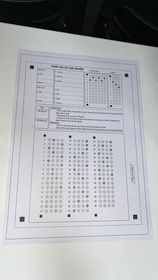
#> input picture 344531318_233703205942084_2228975815228740013_n.jpg, 158 x 280 px
$ python -i testCrop.py   (imports and definitions only)
#> lines starting #> are read from the running program, lines starting #| are printed output that depends on the picture; after the words box and inside, x2 and y2 are one past the last pixel; in counts of white or black regions, pixels touching at a corner belong together
#> further down, picture is the input picture: shape (280, 158, 3); mean B, G, R 176.9, 173.6, 171.2
### utils.py
import cv2
import numpy as np
import math
from constants import *
import imutils
from imutils.perspective import four_point_transform
SIMILAR_RATE = 0.002
# [43 lines left out: function stackImages, not called in this run]


def rectContour(contours, areaFilter=0, approxPoly=0.01):
    rectCon = []

    for contour in contours:
        area = cv2.contourArea(contour)
        # print("Area ", area)

        # Filter by area
        if area > areaFilter:
            peri = cv2.arcLength(contour, True)
            approx = cv2.approxPolyDP(contour, approxPoly * peri, True)

            if len(approx) == 4:
                # [7 lines of commented-out code are left out]
                rectCon.append(contour)

    # Sort descending rectangle contours by area
    rectCon = sorted(rectCon, key=cv2.contourArea, reverse=True)

    uniqueRectCon = []
    uniqueRectCon.append(rectCon[0])
    for i in range(1, len(rectCon)):
        if cv2.contourArea(rectCon[i]) / cv2.contourArea(rectCon[i - 1]) > 1.05 or cv2.contourArea(rectCon[i]) / cv2.contourArea(rectCon[i - 1]) < 0.95:
            uniqueRectCon.append(rectCon[i])

    return uniqueRectCon

# [146 lines left out: functions getCornerPoints, reorder, numberDetection, extractAnswerColumns, getAnswerSheetInfo, getBubbles and 1 more, not called in this run]

### testCrop.py
import cv2
import math
from process import *

def getAnswerSheetInfo(answerSheetImage):
    image = answerSheetImage

    INFO_X_RATIO = 0.52
    INFO_Y_RATIO = 0.09
    INFO_W_RATIO = 0.35
    INFO_H_RATIO = 0.25
    SCORE_W_RATIO = 0.12
    SCORE_H_RATIO = 0.15
    SCORE_X_RATIO = 0.15
    SCORE_Y_RATIO = 0.32
    WIDTH = image.shape[1]
#> WIDTH = 158
    HEIGHT = image.shape[0]
#> HEIGHT = 280

    INFO_X = round(INFO_X_RATIO * WIDTH)
#> INFO_X = 82
    INFO_Y = round(INFO_Y_RATIO * HEIGHT)
#> INFO_Y = 25
    INFO_W = round(INFO_W_RATIO * WIDTH)
#> INFO_W = 55
    INFO_H = round(INFO_H_RATIO * HEIGHT)
#> INFO_H = 70
    SCORE_W = round(SCORE_W_RATIO * WIDTH)
#> SCORE_W = 19
    SCORE_H = round(SCORE_H_RATIO * HEIGHT)
#> SCORE_H = 42
    SCORE_X = round(SCORE_X_RATIO * WIDTH)
#> SCORE_X = 24
    SCORE_Y = round(SCORE_Y_RATIO * HEIGHT)
#> SCORE_Y = 90

    # Crop "info" region
    info = image[INFO_Y:INFO_Y+INFO_H, INFO_X:INFO_X+INFO_W]
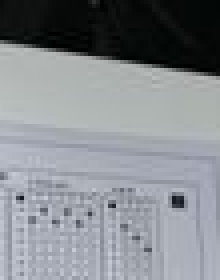
#> info: shape (70, 55, 3) (shown 4 times larger); mean B, G, R 143.2, 138.1, 134.2

    # Crop "score" region
    score = image[SCORE_Y:SCORE_Y+SCORE_H, SCORE_X:SCORE_X+SCORE_W]

    answerSheetInfo = {}

    imgGray = cv2.cvtColor(info, cv2.COLOR_BGR2GRAY)
    imgBlur = cv2.GaussianBlur(imgGray, (3, 3), 1)
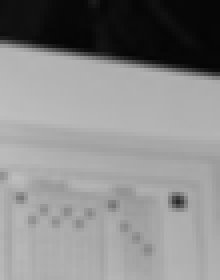
#> imgBlur: shape (70, 55) (shown 4 times larger); min 5, max 191, mean 137.5
    imgCanny = cv2.Canny(imgBlur, 20, 50)
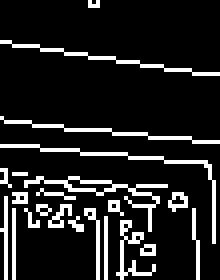
#> imgCanny: shape (70, 55) (shown 4 times larger); 13% white in thin lines or dots

    contours1, hierarchy = cv2.findContours(imgCanny, cv2.RETR_TREE, cv2.CHAIN_APPROX_SIMPLE)
#> contours1 = 32 contours, 30 with area under 20; largest, box (x1, y1, x2, y2) and area: (6, 44, 42, 58) 33, (16, 44, 29, 49) 26
    rectCon = rectContour(contours1)
#> the loop in rectContour, `for contour in contours:` made 32 passes
#> (area, peri) on passes 25 to 26: (33, 122.4), (26, 27.31)
#> after the loop in rectContour, `for contour in contours:`: rectCon = 5 contours, all with area under 20
#> the loop in rectContour, `for i in range(1, len(rectCon)):` made 4 passes
#> after the loop in rectContour, `for i in range(1, len(rectCon)):`: uniqueRectCon = [[[33, 59], [34, 58], [35, 59], [34, 60]]]
#> rectCon = [[[33, 59], [34, 58], [35, 59], [34, 60]]]
    answerSheetInfo["candidateNumber"] = rectCon[0]
#> (the run stopped early here; a loop or call above may not have finished)
